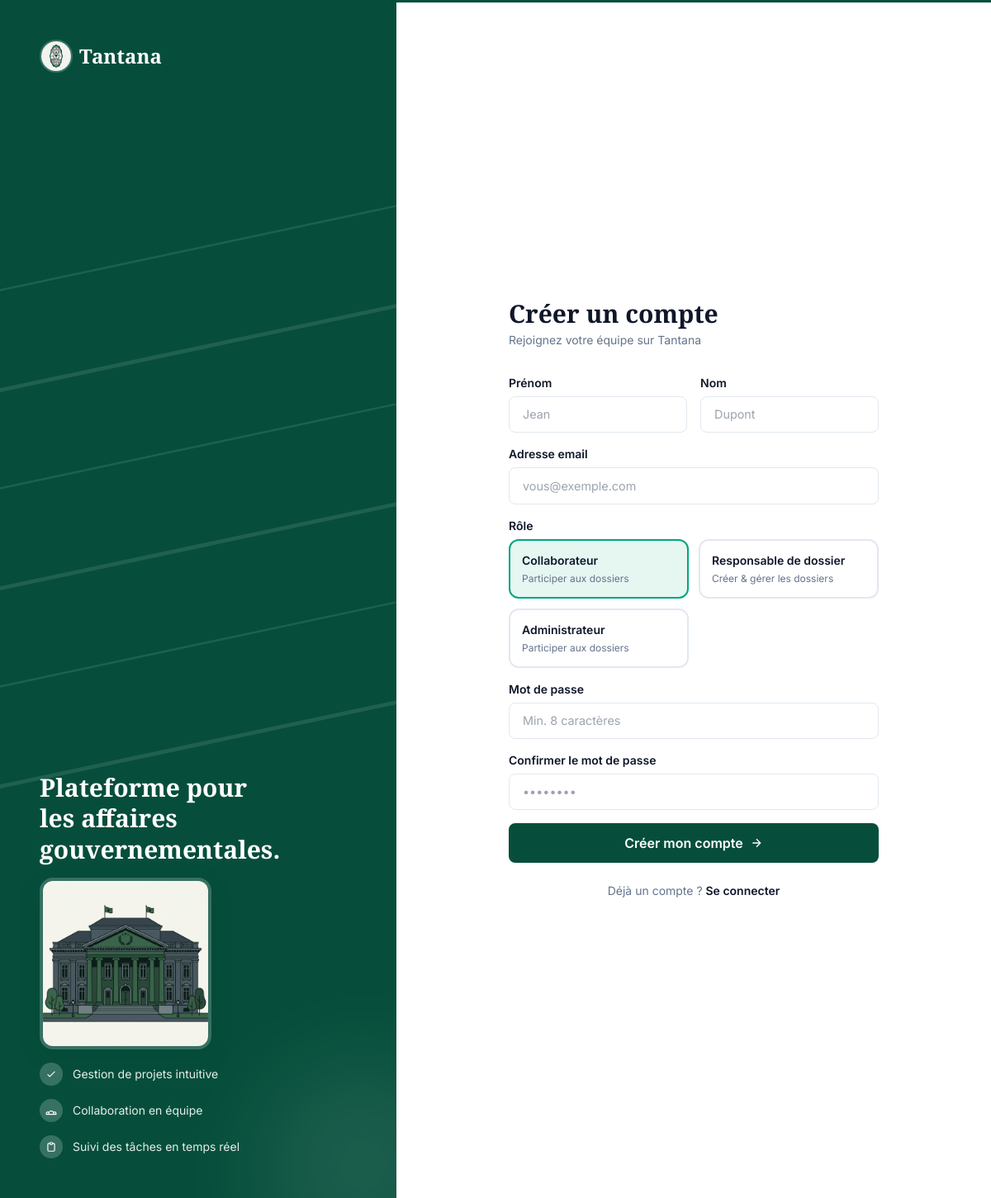
Screenshot of /register with the database file from the repository.
### tables this page shows
CREATE TABLE roles (
    id_role  INT UNSIGNED AUTO_INCREMENT PRIMARY KEY,
    libelle  VARCHAR(50) NOT NULL UNIQUE
);

### controllers/AuthController.php (called while the page is built, shortened)
<?php
require_once __DIR__ . '/../models/User.php';
class AuthController
{
    private User $userModel;
    public function __construct()
    {
        $this->userModel = new User();
    }
    public function showRegister(): void
    {
        $roles = $this->userModel->getRoles();
        require __DIR__ . '/../views/auth/register.php';
    }
}

### config/database.php (called while the page is built, shortened)
<?php
function getPDO(): PDO
{
    static $pdo = null;
    if ($pdo === null) {
        try {
            $pdo = new PDO(
                sprintf('mysql:host=%s;dbname=%s;charset=%s', DB_HOST, DB_NAME, DB_CHARSET),
                DB_USER,
                DB_PASS,
                [
                    PDO::ATTR_ERRMODE            => PDO::ERRMODE_EXCEPTION,
                    PDO::ATTR_DEFAULT_FETCH_MODE => PDO::FETCH_ASSOC,
                    PDO::ATTR_EMULATE_PREPARES   => false,
                ]
            );
        } catch (PDOException $e) {
            error_log('[Tantana DB] ' . $e->getMessage());
            die('Connexion à la base de données impossible.');
        }
    }
    return $pdo;
}

### models/User.php (called while the page is built, shortened)
<?php
require_once __DIR__ . '/../config/database.php';
class User
{
    private PDO $pdo;
    public function __construct()
    {
        $this->pdo = getPDO();
    }
    public function getRoles(): array
    {
        return $this->pdo->query('SELECT * FROM roles ORDER BY id_role')->fetchAll();
    }
}

### views/auth/register.php (the view, shortened to what this page needs)
<?php
require __DIR__ . '/../partials/header.php';
?>
<div class="min-h-screen flex">
    <div class="hidden lg:flex lg:w-2/5 bg-[#064e3b] flex-col justify-between p-12 relative overflow-hidden">
        <svg class="absolute inset-0 w-full h-full opacity-10" viewBox="0 0 400 800" fill="none">
            <?php foreach ([100,200,300,400,500,600] as $y): ?>
            <rect x="-60" y="<?= $y ?>" width="520" height="<?= $y % 200 === 0 ? 4 : 2 ?>" rx="2" fill="white" transform="rotate(-12 -60 <?= $y ?>)"/>
            <?php endforeach; ?>
        </svg>
        <div class="relative z-10">
            <a href="login" class="flex items-center gap-2">
                <img src="/img/diplomatic_seal.jpg" alt="Logo" class="w-10 h-10 rounded-full border-2 border-white/20">
                <span class="font-display text-2xl font-bold text-white">Tantana</span>
            </a>
        </div>
        <div class="relative z-10 space-y-4">
            <h2 class="font-display text-3xl font-bold text-white leading-tight">
                Plateforme pour<br>les affaires<br>gouvernementales.
            </h2>
            <img src="/img/diplomatic_building.jpg" alt="Palais Diplomatique" class="w-52 h-52 rounded-2xl border-4 border-white/20 shadow-lift float-slow object-cover my-4">
            <div class="space-y-4">
                <?php
                $features = [
                    ['M5 13l4 4L19 7',                                                                                                                                        'Gestion de projets intuitive'],
                    ['M17 20h5v-2a3 3 0 0 0-5.356-1.857M17 20H7m10 0v-2c0-.656-.126-1.283-.356-1.857M7 20H2v-2a3 3 0 0 1 5.356-1.857M7 20v-2c0-.656.126-1.283.356-1.857m0 0a5.002 5.002 0 0 1 9.288 0', 'Collaboration en équipe'],
                    ['M9 5H7a2 2 0 0 0-2 2v12a2 2 0 0 0 2 2h10a2 2 0 0 0 2-2V7a2 2 0 0 0-2-2h-2M9 5a2 2 0 0 0 2 2h2a2 2 0 0 0 2-2M9 5a2 2 0 0 1 2-2h2a2 2 0 0 1 2 2',   'Suivi des tâches en temps réel'],
                ];
                foreach ($features as [$icon, $label]): ?>
                <div class="flex items-center gap-3">
                    <div class="w-7 h-7 rounded-full bg-white/20 flex items-center justify-center flex-shrink-0">
                        <svg viewBox="0 0 24 24" fill="none" stroke="white" stroke-width="2" class="w-3.5 h-3.5">
                            <path stroke-linecap="round" stroke-linejoin="round" d="<?= $icon ?>"/>
                        </svg>
                    </div>
                    <span class="text-white/90 text-sm"><?= $label ?></span>
                </div>
                <?php endforeach; ?>
            </div>
        </div>
        <div class="absolute -bottom-20 -right-20 w-60 h-60 bg-white/10 rounded-full blur-3xl"></div>
    </div>
    <div class="flex-1 flex flex-col justify-center px-6 sm:px-12 lg:px-16 py-12 bg-white overflow-y-auto page-in">
        <div class="max-w-md w-full mx-auto">
            <h1 class="font-display text-3xl font-extrabold text-ink">Créer un compte</h1>
            <p class="text-ink-500 mt-1 text-sm">Rejoignez votre équipe sur Tantana</p>
            <form action="register" method="POST" class="mt-8 space-y-4" novalidate>
                <div class="grid grid-cols-2 gap-4">
                    <div>
                        <label class="block text-sm font-semibold text-ink mb-1.5" for="prenom">Prénom</label>
                        <input type="text" id="prenom" name="prenom" class="t-input"
                               placeholder="Jean" value="<?= e($_POST['prenom'] ?? '') ?>" required>
                    </div>
                    <div>
                        <label class="block text-sm font-semibold text-ink mb-1.5" for="nom">Nom</label>
                        <input type="text" id="nom" name="nom" class="t-input"
                               placeholder="Dupont" value="<?= e($_POST['nom'] ?? '') ?>" required>
                    </div>
                </div>
                <div>
                    <label class="block text-sm font-semibold text-ink mb-1.5" for="email">Adresse email</label>
                    <input type="email" id="email" name="email" class="t-input"
                           placeholder="vous@exemple.com" value="<?= e($_POST['email'] ?? '') ?>" required>
                </div>
                <div>
                    <label class="block text-sm font-semibold text-ink mb-1.5">Rôle</label>
                    <div class="grid grid-cols-2 gap-3">
                        <?php foreach ($roles as $role): ?>
                        <label class="cursor-pointer">
                            <div class="role-box border-2 rounded-xl p-3.5 transition-all duration-200 border-ink-100 hover:border-jade flex flex-col gap-1">
                                <span class="text-sm font-semibold text-ink"><?= e($role['libelle']) ?></span>
                                <span class="text-xs text-ink-500">
                                    <?= $role['libelle'] === 'Responsable de dossier' ? 'Créer & gérer les dossiers' : 'Participer aux dossiers' ?>
                                </span>
                            </div>
                        </label>
                        <?php endforeach; ?>
                    </div>
                </div>
                <div>
                    <label class="block text-sm font-semibold text-ink mb-1.5" for="password">Mot de passe</label>
                    <input type="password" id="password" name="password" class="t-input"
                           placeholder="Min. 8 caractères" autocomplete="new-password" required>
                </div>
                <div>
                    <label class="block text-sm font-semibold text-ink mb-1.5" for="confirm">Confirmer le mot de passe</label>
                    <input type="password" id="confirm" name="confirm" class="t-input"
                           placeholder="••••••••" autocomplete="new-password" required>
                </div>
                <button type="submit" class="btn-jade w-full justify-center py-3 text-base mt-2">
                    Créer mon compte
                    <svg viewBox="0 0 24 24" fill="none" stroke="currentColor" stroke-width="2" class="w-4 h-4">
                        <path d="M5 12h14M12 5l7 7-7 7"/>
                    </svg>
                </button>
            </form>
            <p class="mt-6 text-center text-sm text-ink-500">
                Déjà un compte ?
                <a href="login" class="font-semibold text-ink hover:text-jade transition-colors">Se connecter</a>
            </p>
        </div>
    </div>
</div>
<?php require __DIR__ . '/../partials/footer.php'; ?>

### public/index.php (shortened to what this page needs)
<?php
require_once __DIR__ . '/../config/database.php';
function e(string $val): string
{
    return htmlspecialchars($val, ENT_QUOTES, 'UTF-8');
}
$base     = rtrim(dirname($_SERVER['SCRIPT_NAME']), '/');
$uri      = parse_url($_SERVER['REQUEST_URI'], PHP_URL_PATH) ?? '/';
$path     = ltrim(substr($uri, strlen($base)), '/');
$method   = $_SERVER['REQUEST_METHOD'];
$segments = array_values(array_filter(explode('/', $path)));
$seg0 = $segments[0] ?? '';
if (in_array($seg0, ['login', 'register', 'logout'], true)) {
    require_once __DIR__ . '/../controllers/AuthController.php';
    $ctrl = new AuthController();
    match ($seg0) {
        'login'    => $method === 'POST' ? $ctrl->handleLogin()    : $ctrl->showLogin(),
        'register' => $method === 'POST' ? $ctrl->handleRegister() : $ctrl->showRegister(),
        'logout'   => $ctrl->logout(),
    };
    exit;
}

### views/partials/header.php (shortened to what this page needs)
<!DOCTYPE html>
<html lang="fr" class="h-full">
<head>
    <script src="https://cdn.tailwindcss.com"></script>
</head>
<body class="bg-[#fcfbf9] min-h-full text-slate-900">

### views/partials/footer.php (shortened to what this page needs)
</body>
</html>

### views/partials/header.php (style rules this page uses)
* { font-family: 'Inter', system-ui, sans-serif; }
.font-display { font-family: 'Source Serif 4', Georgia, serif; }
body { background-color: #fcfbf9; background-image: radial-gradient(circle at 1px 1px, rgba(6,78,59,0.04) 1px, transparent 0); background-size: 24px 24px; }
.page-in { animation: fadeUp .35s cubic-bezier(0.16, 1, 0.3, 1) both; }
.float-slow { animation: floatSlow 6s ease-in-out infinite; }
.t-input { width: 100%; border: 1.5px solid #e2e8f0; border-radius: .5rem; padding: .65rem 1rem; font-size: .9rem; transition: border-color .2s, box-shadow .2s; background: #ffffff; color: #0f172a; outline: none; }
.btn-jade { display: inline-flex; align-items: center; gap: .5rem; background: #064e3b; color: #fff; padding: .65rem 1.4rem; border-radius: .5rem; font-weight: 600; font-size: .9rem; transition: background .2s, transform .15s; cursor: pointer; border: none; text-decoration: none; }

### views/auth/register.php (style rules this page uses)
input[type="radio"]:checked + .role-box { border-color: #00A67E; background: #E6F7F2; }

### rows the page displays
roles: libelle "Collaborateur", shows "Participer aux dossiers"
roles: libelle "Responsable de dossier", shows "Créer & gérer les dossiers"
roles: libelle "Administrateur", shows "Participer aux dossiers"

### other values shown
$label "Gestion de projets intuitive"
$label "Collaboration en équipe"
$label "Suivi des tâches en temps réel"
